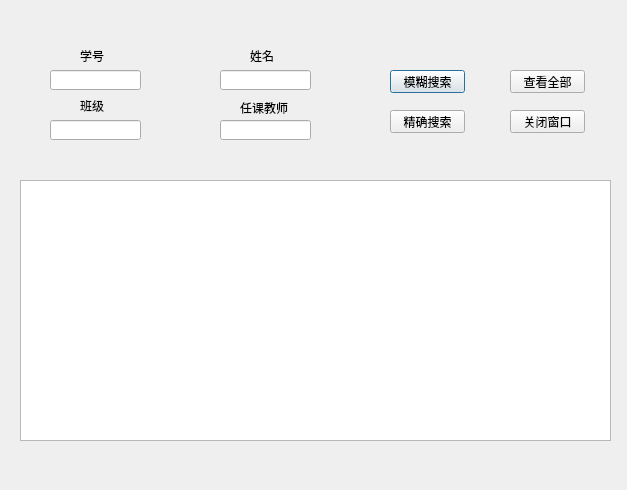
<?xml version="1.0" encoding="UTF-8"?>
<ui version="4.0">
 <class>dbManeger</class>
 <widget class="QDialog" name="dbManeger">
  <property name="geometry">
   <rect>
    <x>0</x>
    <y>0</y>
    <width>627</width>
    <height>490</height>
   </rect>
  </property>
  <property name="windowTitle">
   <string>dbManeger</string>
  </property>
  <widget class="QLabel" name="idlab">
   <property name="geometry">
    <rect>
     <x>80</x>
     <y>50</y>
     <width>54</width>
     <height>12</height>
    </rect>
   </property>
   <property name="text">
    <string>学号</string>
   </property>
  </widget>
  <widget class="myLineEdit" name="idedit">
   <property name="geometry">
    <rect>
     <x>50</x>
     <y>70</y>
     <width>91</width>
     <height>20</height>
    </rect>
   </property>
  </widget>
  <widget class="QLabel" name="namelab">
   <property name="geometry">
    <rect>
     <x>250</x>
     <y>50</y>
     <width>54</width>
     <height>12</height>
    </rect>
   </property>
   <property name="text">
    <string>姓名</string>
   </property>
  </widget>
  <widget class="myLineEdit" name="nameedit">
   <property name="geometry">
    <rect>
     <x>220</x>
     <y>70</y>
     <width>91</width>
     <height>20</height>
    </rect>
   </property>
  </widget>
  <widget class="QLabel" name="classlab">
   <property name="geometry">
    <rect>
     <x>80</x>
     <y>100</y>
     <width>54</width>
     <height>12</height>
    </rect>
   </property>
   <property name="text">
    <string>班级</string>
   </property>
  </widget>
  <widget class="myLineEdit" name="classedit">
   <property name="geometry">
    <rect>
     <x>50</x>
     <y>120</y>
     <width>91</width>
     <height>20</height>
    </rect>
   </property>
  </widget>
  <widget class="QPushButton" name="blursearch">
   <property name="geometry">
    <rect>
     <x>390</x>
     <y>70</y>
     <width>75</width>
     <height>23</height>
    </rect>
   </property>
   <property name="text">
    <string>模糊搜索</string>
   </property>
  </widget>
  <widget class="QPushButton" name="exactsearch">
   <property name="geometry">
    <rect>
     <x>390</x>
     <y>110</y>
     <width>75</width>
     <height>23</height>
    </rect>
   </property>
   <property name="text">
    <string>精确搜索</string>
   </property>
  </widget>
  <widget class="QLabel" name="teacherlab">
   <property name="geometry">
    <rect>
     <x>240</x>
     <y>100</y>
     <width>71</width>
     <height>16</height>
    </rect>
   </property>
   <property name="text">
    <string>任课教师</string>
   </property>
  </widget>
  <widget class="myLineEdit" name="teacheredit">
   <property name="geometry">
    <rect>
     <x>220</x>
     <y>120</y>
     <width>91</width>
     <height>20</height>
    </rect>
   </property>
  </widget>
  <widget class="QPushButton" name="showbtn">
   <property name="geometry">
    <rect>
     <x>510</x>
     <y>70</y>
     <width>75</width>
     <height>23</height>
    </rect>
   </property>
   <property name="text">
    <string>查看全部</string>
   </property>
  </widget>
  <widget class="QPushButton" name="closebtn">
   <property name="geometry">
    <rect>
     <x>510</x>
     <y>110</y>
     <width>75</width>
     <height>23</height>
    </rect>
   </property>
   <property name="text">
    <string>关闭窗口</string>
   </property>
  </widget>
  <widget class="QTableWidget" name="tableWidget">
   <property name="geometry">
    <rect>
     <x>20</x>
     <y>180</y>
     <width>591</width>
     <height>261</height>
    </rect>
   </property>
  </widget>
 </widget>
 <layoutdefault spacing="6" margin="11"/>
 <customwidgets>
  <customwidget>
   <class>myLineEdit</class>
   <extends>QLineEdit</extends>
   <header location="global">mylineedit.h</header>
  </customwidget>
 </customwidgets>
 <resources/>
 <connections>
  <connection>
   <sender>closebtn</sender>
   <signal>clicked()</signal>
   <receiver>dbManeger</receiver>
   <slot>close()</slot>
   <hints>
    <hint type="sourcelabel">
     <x>599</x>
     <y>120</y>
    </hint>
    <hint type="destinationlabel">
     <x>632</x>
     <y>117</y>
    </hint>
   </hints>
  </connection>
 </connections>
</ui>
